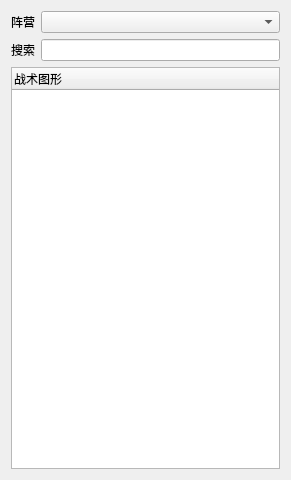
<?xml version="1.0" encoding="UTF-8"?>
<ui version="4.0">
 <class>ByyTacticalGraphicsWidget</class>
 <widget class="QWidget" name="ByyTacticalGraphicsWidget">
  <property name="geometry">
   <rect>
    <x>0</x>
    <y>0</y>
    <width>291</width>
    <height>480</height>
   </rect>
  </property>
  <property name="windowTitle">
   <string>ByyTacticalGraphicsWidget</string>
  </property>
  <layout class="QVBoxLayout" name="verticalLayout">
   <item>
    <layout class="QHBoxLayout" name="horizontalLayout_2">
     <item>
      <widget class="QLabel" name="label_2">
       <property name="text">
        <string>阵营</string>
       </property>
      </widget>
     </item>
     <item>
      <widget class="QComboBox" name="forceComboBox">
       <property name="sizePolicy">
        <sizepolicy hsizetype="Expanding" vsizetype="Fixed">
         <horstretch>0</horstretch>
         <verstretch>0</verstretch>
        </sizepolicy>
       </property>
      </widget>
     </item>
    </layout>
   </item>
   <item>
    <layout class="QHBoxLayout" name="horizontalLayout_3">
     <item>
      <widget class="QLabel" name="label_3">
       <property name="text">
        <string>搜索</string>
       </property>
      </widget>
     </item>
     <item>
      <widget class="QLineEdit" name="searchEdit"/>
     </item>
    </layout>
   </item>
   <item>
    <widget class="QTreeWidget" name="treeWidget">
     <column>
      <property name="text">
       <string>战术图形</string>
      </property>
     </column>
    </widget>
   </item>
  </layout>
 </widget>
 <layoutdefault spacing="6" margin="11"/>
 <resources/>
 <connections/>
</ui>
